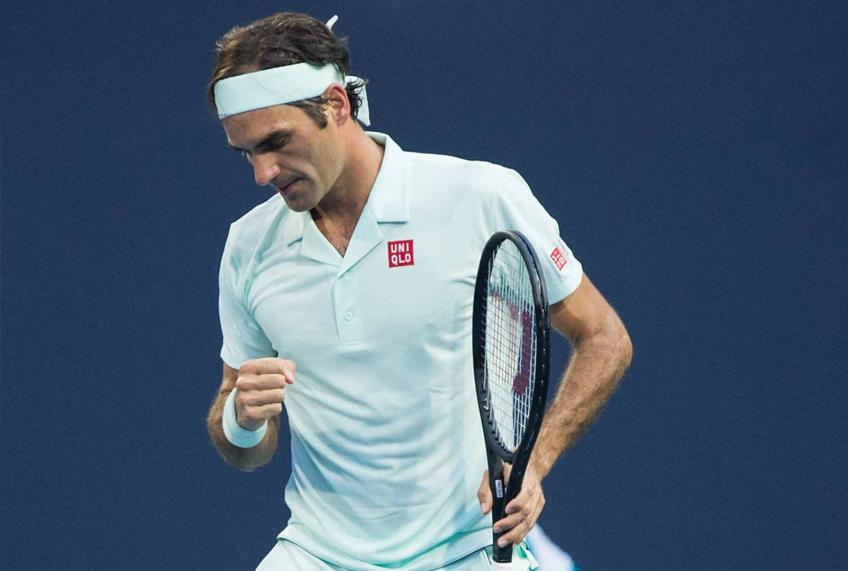
#> input picture PopArt_Input.jpg, 848 x 571 px
$ jupyter execute PopArt.ipynb
#> lines starting #> are read from the running program, lines starting #| are printed output that depends on the picture
<a href="https://colab.research.google.com/github/chaitubhure/Creating-Pop-Art-Images/blob/master/PopArt.ipynb" target="_parent"></a>

**Import Packages**

[cell 1]
import cv2
import numpy as np

**Set colours for the background and the dots; scheme [B,G,R]**

[cell 2]
background_colour = [19,234,249]
dots_colour = [12,179,34]

**Max number of dots on the longest side of the image**

[cell 3]
max_dots = 100

**Import image as greyscale**

[cell 4]
original_image = cv2.imread('PopArt_Input.jpg',0)
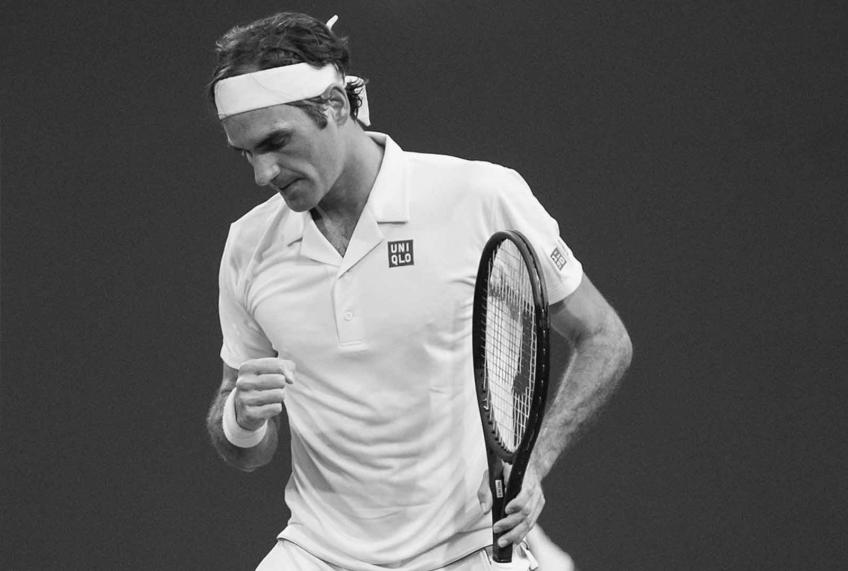
#> original_image: shape (571, 848); min 0, max 255, mean 92.1

**Extracting dimensions**

[cell 5]
original_image_height, original_image_width = original_image.shape
#> original_image_height = 571; original_image_width = 848

**Downsizing to the number of dots**

[cell 6]
if original_image_height == max(original_image_height,original_image_width):
    downsized_image = cv2.resize(original_image,(int(original_image_height*(max_dots/original_image_width)),max_dots))
else:
    downsized_image = cv2.resize(original_image,(max_dots,int(original_image_height*(max_dots/original_image_width))))
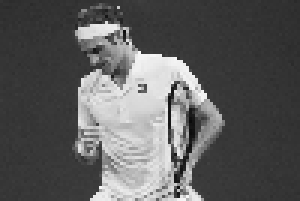
#> downsized_image: shape (67, 100) (shown 3 times larger); min 10, max 247, mean 92

**Extracting dimensions of the downsized image**

[cell 7]
downsized_image_height, downsized_image_width = downsized_image.shape
#> downsized_image_height = 67; downsized_image_width = 100

**The value that changes the size of the final image**

[cell 8]
multiplier = 100

**Set size of the canvas**

[cell 9]
blank_img_height = downsized_image_height * multiplier
#> blank_img_height = 6700
blank_img_width = downsized_image_width * multiplier
#> blank_img_width = 10000

**Set padding for the dots to start in frame**

[cell 10]
padding = int(multiplier/2)

**Creating canvas containing just the background colour**

[cell 11]
blank_image = np.full(((blank_img_height),(blank_img_width),3), background_colour,dtype=np.uint8)

**Run through each pixel and draw a circular dots on the canvas**

[cell 12]
for y in range(0,downsized_image_height):
    for x in range(0,downsized_image_width):
        cv2.circle(blank_image,(((x*multiplier)+padding),((y*multiplier)+padding)), int((0.7 * multiplier) * ((255-downsized_image[y][x])/255)), dots_colour, -1)

**Save Image**

[cell 13]
cv2.imwrite('PopArt_Output.png',blank_image)
#> Out = True
